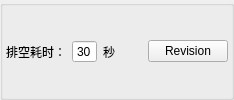
         <widget class="QGroupBox" name="groupBox_debug">
          <property name="sizePolicy">
           <sizepolicy hsizetype="Fixed" vsizetype="Preferred">
            <horstretch>0</horstretch>
            <verstretch>0</verstretch>
           </sizepolicy>
          </property>
          <property name="title">
           <string/>
          </property>
          <layout class="QGridLayout" name="gridLayout_3">
           <property name="leftMargin">
            <number>3</number>
           </property>
           <property name="topMargin">
            <number>3</number>
           </property>
           <property name="rightMargin">
            <number>3</number>
           </property>
           <property name="bottomMargin">
            <number>3</number>
           </property>
           <item row="0" column="2">
            <widget class="QLabel" name="label_18">
             <property name="text">
              <string>秒    </string>
             </property>
            </widget>
           </item>
           <item row="0" column="0">
            <widget class="QLabel" name="label_7">
             <property name="text">
              <string>排空耗时：</string>
             </property>
            </widget>
           </item>
           <item row="0" column="4">
            <widget class="QPushButton" name="pushButton_revision">
             <property name="minimumSize">
              <size>
               <width>58</width>
               <height>0</height>
              </size>
             </property>
             <property name="text">
              <string>Revision</string>
             </property>
             <property name="common" stdset="0">
              <bool>true</bool>
             </property>
            </widget>
           </item>
           <item row="0" column="3">
            <widget class="QLabel" name="label_19">
             <property name="text">
              <string/>
             </property>
            </widget>
           </item>
           <item row="0" column="1">
            <widget class="QSpinBox" name="spinBox_clear_gas_secs">
             <property name="buttonSymbols">
              <enum>QAbstractSpinBox::NoButtons</enum>
             </property>
             <property name="minimum">
              <number>1</number>
             </property>
             <property name="value">
              <number>30</number>
             </property>
            </widget>
           </item>
          </layout>
         </widget>
